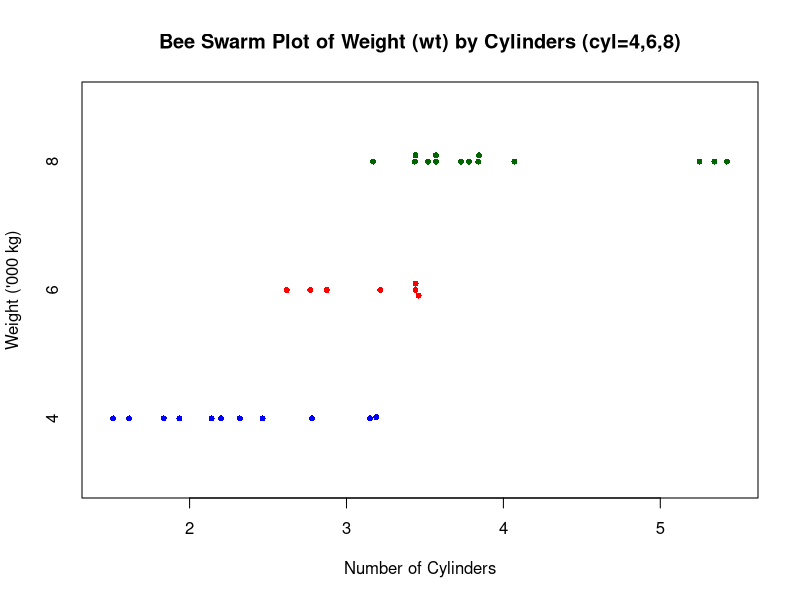
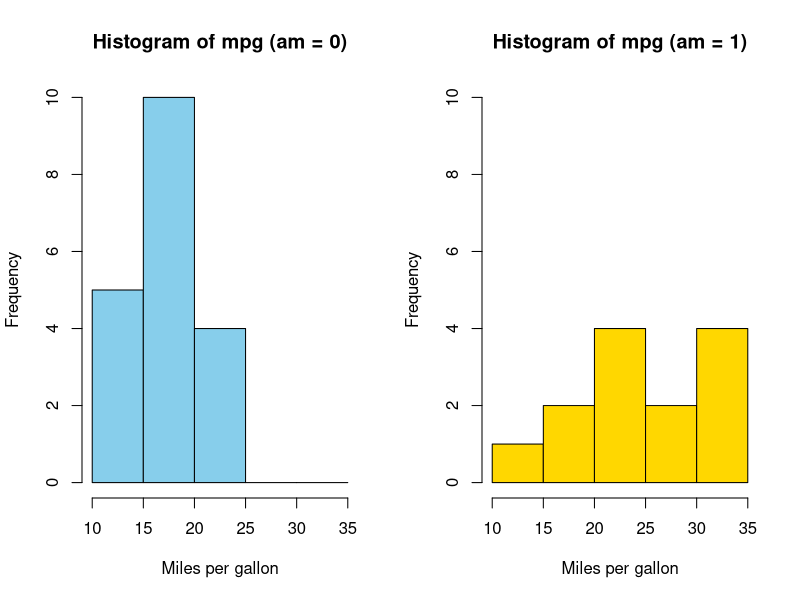
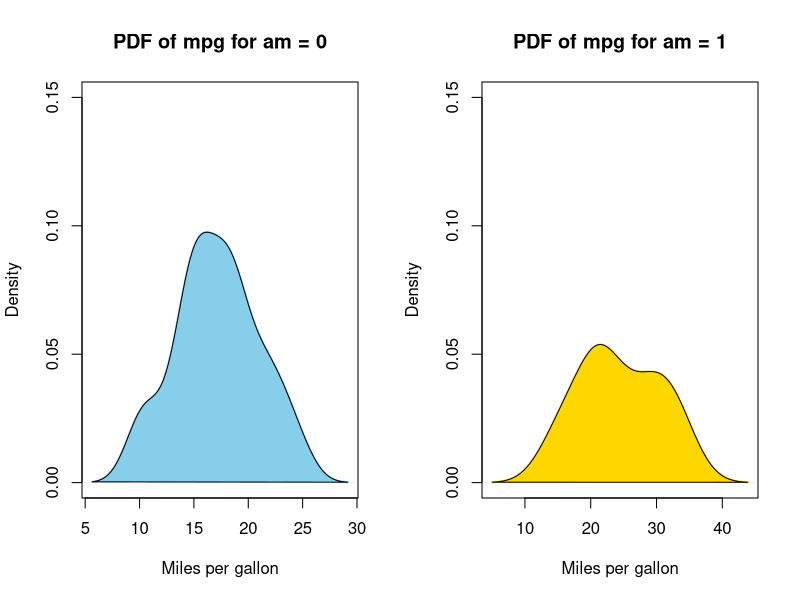
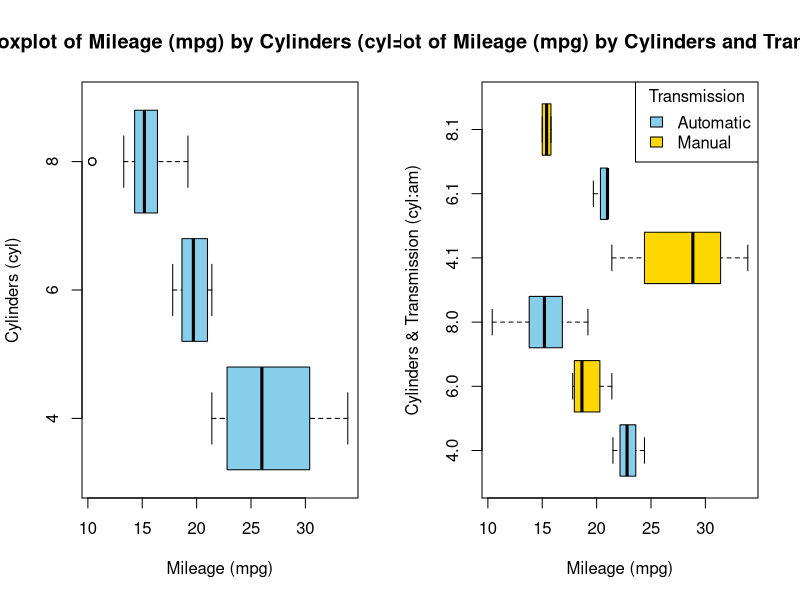
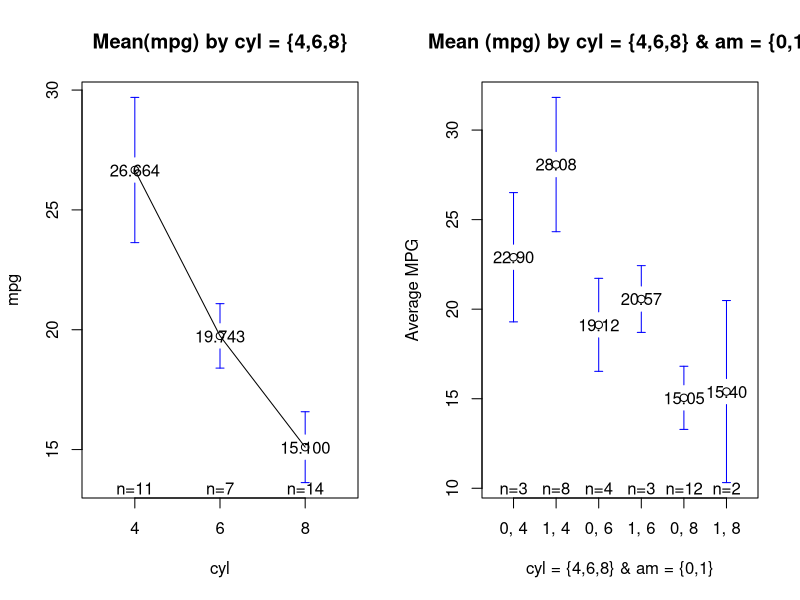
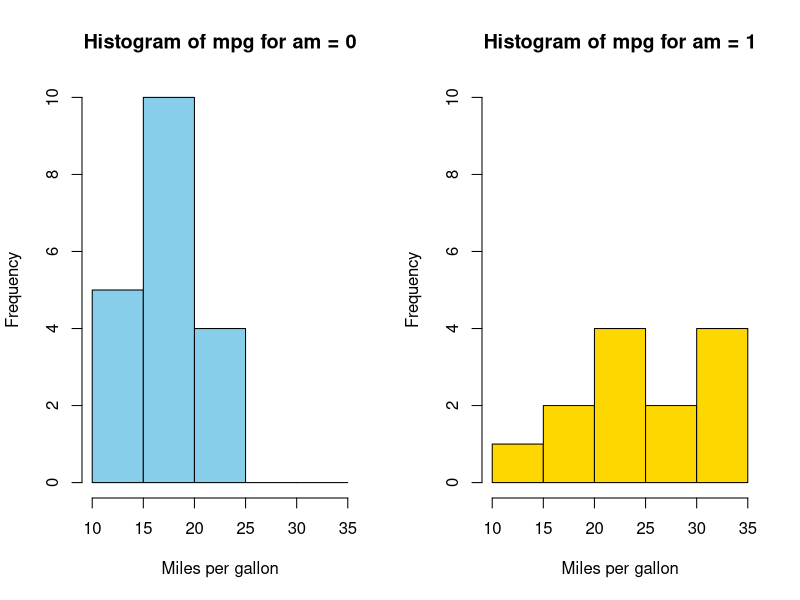
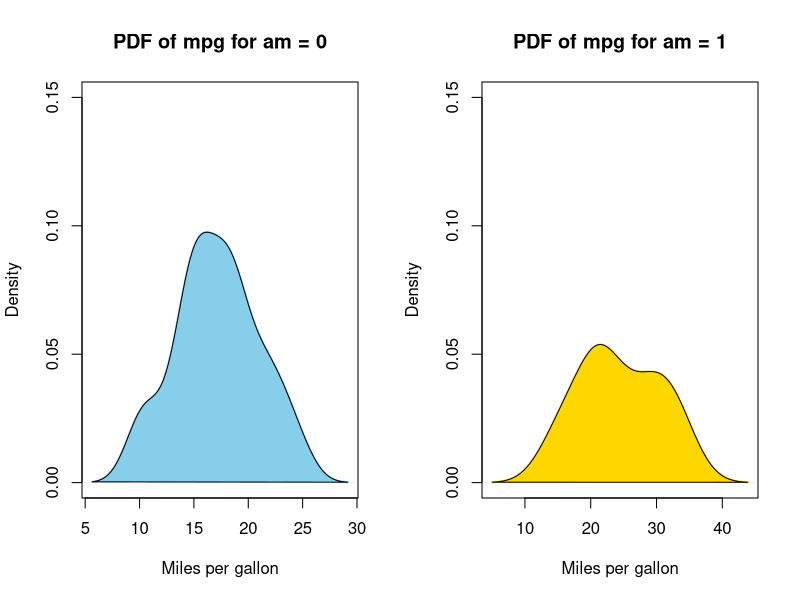
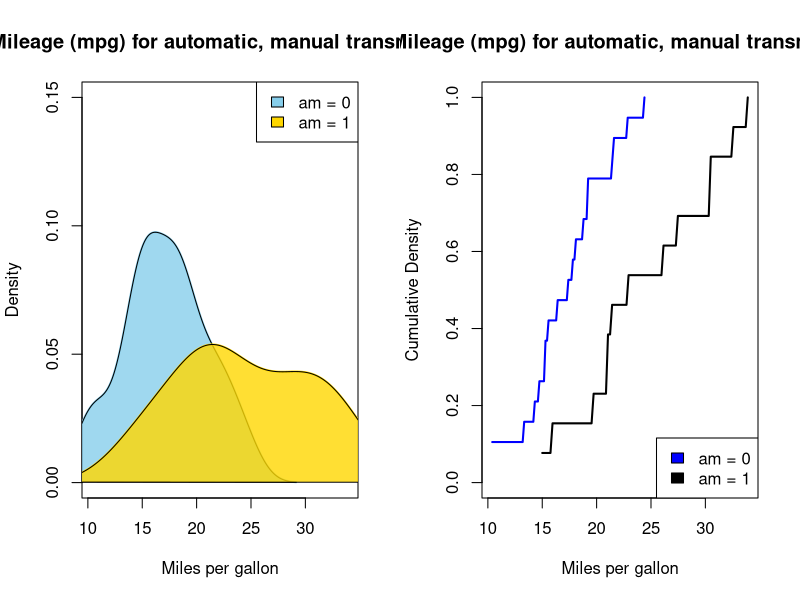

These charts were generated, in order, by the following R code:
## ---- chunk 1
# Load the required libraries, suppressing annoying startup messages
library(dplyr, quietly = TRUE, warn.conflicts = FALSE)
library(tibble, quietly = TRUE, warn.conflicts = FALSE)
library(knitr) # For formatting tables

# Read the mtcars dataset into a tibble called tb
data(mtcars)
tb <- as_tibble(mtcars)

# Convert relevant columns into factor variables
tb$cyl <- as.factor(tb$cyl) # cyl = {4,6,8}, number of cylinders
tb$am <- as.factor(tb$am) # am = {0,1}, 0:automatic, 1: manual transmission
tb$vs <- as.factor(tb$vs) # vs = {0,1}, v-shaped engine, 0:no, 1:yes
tb$gear <- as.factor(tb$gear) # gear = {3,4,5}, number of gears

# Directly access the data columns of tb, without tb$mpg
attach(tb)
## ---- chunk 2
# Aggregating 'mpg' column by the 'cyl' column.
# The aggregation function used is 'mean' to calculate the average.
A0 <- aggregate(tb$mpg, 
                by = list(tb$cyl), 
                FUN = mean)

# Renaming the column names of the aggregated data frame 'A0'.
# 'Cylinders' for the first column and 'Mean_mpg' for the second.
names(A0) <- c("Cylinders", "Mean_mpg")

# Displaying the aggregated data using 'kable' from the knitr package.
# Setting the number of digits to 2 for formatting and adding a caption.
kable(A0, digits=2, caption = "Mean of Mileage (mpg) by Cylinder (cyl=4,6,8)") 

## ---- chunk 3
# Applying the 'mean' function to the 'mpg' column,
# grouping the data by the 'cyl' column
# The 'tapply' function applies a function to each cell.
A1 <- tapply(tb$mpg, 
             tb$cyl, 
             mean)

# Displaying the result stored in A1.
print(A1)
## ---- chunk 4
# Loading the 'psych' package
library(psych)

# Using the 'describeBy' function from the 'psych' package to provide descriptive
# statistics of 'mpg' grouped by 'cyl'. This function gives a detailed summary
# for each group including mean, standard deviation, range, etc.
A2 <- describeBy(mpg, cyl)

print(A2)
## ---- chunk 5
# Aggregating 'mpg' column by both 'cyl' and 'am' columns.
# The aggregation function used is 'mean'.
B0 <- aggregate(tb$mpg, 
                by = list(tb$cyl, tb$am),
                FUN = mean)

# Renaming the column names of the aggregated data frame 'B0'.
# 'Cylinders' 'Transmission'  'Mean_mpg' .
names(B0) <- c("Cylinders", "Transmission", "Mean_mpg")

# Displaying the aggregated data using 'kable' from the knitr package.
# Setting the number of digits to 2 for formatting and adding a caption.
kable(B0, 
      digits=2, 
      caption = "Mean of Mileage (mpg) by Cylinders and Transmission") 

## ---- chunk 6
# Aggregating columns (mpg, wt, hp) of a dataframe by 'am' and 'cyl' columns.
# The 'mean' function is used to calculate the average for each 'am' and 'cyl'.
B1 <- aggregate(list(mpg, wt, hp), 
                by = list(am, cyl),
                FUN = mean)

# Renaming the column names of the aggregated data frame
# Including 'Transmission', 'Cylinders', and mean values for 'mpg', 'wt', 'hp'.
names(B1) <- c("Transmission", "Cylinders", "Mean_mpg", "Mean_wt", "Mean_hp")

# Displaying the aggregated data using 'kable' from the knitr package.
# Formatting numbers to two decimal places and adding a descriptive caption.
kable(B1, 
      digits=2, 
      caption = "Mean of Mileage (mpg), Weight (wt), Horsepower (hp) by Transmission and Cylinders")

## ---- chunk 7
# Calculating the mean of 'mpg' grouped by 'cyl' and 'am'.
agg_mean <- aggregate(tb$mpg, 
                      by = list(tb$cyl, tb$am), 
                      FUN = mean)

# Calculating the standard deviation (sd) of 'mpg' grouped by 'cyl' and 'am'.
agg_sd <- aggregate(tb$mpg, 
                    by = list(tb$cyl, tb$am), 
                    FUN = sd)

# Calculating the median of 'mpg' for each group of 'cyl' and 'am'.
agg_median <- aggregate(tb$mpg, 
                        by = list(tb$cyl, tb$am), 
                        FUN = median)

# Merging the mean and sd data frames based on 'cyl' and 'am'.
B2 <- merge(agg_mean, agg_sd, 
            by = c("Group.1", "Group.2"))

# Merging the above result 
B2 <- merge(B2, agg_median, 
            by = c("Group.1", "Group.2"))

# Renaming the columns of the merged data
names(B2) <- c("Cylinders", "Transmission", "Mean_mpg", "SD_mpg", "Median_mpg")

# Displaying the merged data using 'kable' from the knitr package, setting digits to 2,
# and adding a descriptive caption.
kable(B2, 
      digits=2, caption = "Mean, SD, Median of Mileage (mpg) by Cylinders (cyl=4,6,8) and Transmission (am=0,1)") 

## ---- chunk 8
# Selecting specific columns ('mpg', 'wt', 'hp') 
tb_columns <- tb[c("mpg", "wt", "hp")]

# Creating a list of factors ('am' and 'cyl') for grouping in describeBy.
tb_factors <- list(tb$am, tb$cyl)

# Using the 'describeBy' function to provide detailed descriptive statistics 
# grouped by 'am' and 'cyl'.
B3 <- describeBy(tb_columns, 
                 tb_factors)

print(B3)
## ---- chunk 9
# Loading the 'beeswarm' package
library(beeswarm)

# Creating a bee swarm plot of the 'wt' (weight) column, 
# grouped by the 'cyl' (cylinders) column. 
beeswarm(tb$wt ~ tb$cyl, 
         main="Bee Swarm Plot of Weight (wt) by Cylinders (cyl=4,6,8)", 
         xlab="Number of Cylinders",  # Label for the x-axis
         ylab="Weight ('000 kg)",     # Label for the y-axis
         pch=16,  # Type of points used in the plot (solid circle)
         cex=0.8, # Size of the points
         col=c("blue","red","darkgreen"),  # Colors for different groups
         horizontal = TRUE) # Orientation of the plot (horizontal)

## ---- chunk 10
# Selecting 'wt' and 'am' columns from the 'tb' dataframe and assigning it to 'tb3'.
tb3 <- tb[, c("wt", "am")]

# Splitting the 'tb3' dataframe into subsets based on the 'am' column.
tb_split <- split(tb3, tb3$am)

# Applying a function to each subset in 'tb_split' using 'lapply'.
# The function creates a stem-and-leaf plot for the 'wt' column in each subset.
lapply(tb_split, 
       function(x) stem(x$wt))
## ---- chunk 11
split_data <- split(tb$mpg, tb$am) # Split the data by 'am' variable
# Splitting the 'mpg' data from the 'tb' dataframe by the 'am' variable.
split_data <- split(tb$mpg, tb$am)

# Setting up the graphics layout for two plots side by side (1 row, 2 columns).
par(mfrow = c(1, 2))

# Defining a color vector for use in the histograms.
color_vector <- c("skyblue", "gold")

# Creating a histogram for the subset with 'am' equals 0.
hist(split_data[[1]], 
     main = "Histogram of mpg (am = 0)", 
     breaks = seq(10, 35, by = 5), #  bin ranges (10-15, 15-20, etc.)
     xlab = "Miles per gallon", 
     col = color_vector[1], # Applying the first color
     border = "black", # Setting the border color of the bins.
     ylim = c(0, 10)) # Setting y-axis limits.

# Creating a histogram for the subset with 'am' equals 1.
hist(split_data[[2]], 
     main = "Histogram of mpg (am = 1)", 
     breaks = seq(10, 35, by = 5), #  bin ranges (10-15, 15-20, etc.)
     xlab = "Miles per gallon", 
     col = color_vector[2], # Applying the second color 
     border = "black", # Setting the border color of the bins.
     ylim = c(0, 10)) # Setting y-axis limits.

## ---- chunk 12
# Splitting 'mpg' data from the 'tb' dataframe by 'am' values.
split_data <- split(tb$mpg, tb$am)

# Setting up the graphical layout for two plots side by side.
par(mfrow = c(1, 2))

# Defining color scheme for the plots.
color_vector <- c("skyblue", "gold")

# Calculating the density for the subset with 'am' equals 0 and plotting it.
dens_0 <- density(split_data[[1]])
plot(dens_0, 
     main = "PDF of mpg for am = 0",  # Title for the first plot.
     xlab = "Miles per gallon",  # X-axis label.
     col = color_vector[1],  # Applying the first color.
     border = "black",
     ylim = c(0, 0.15),  # Setting y-axis limits.
     lwd = 2)  # Line width for the density plot.
polygon(dens_0, col = color_vector[1], border = "black")  
# Filling under the density curve.

# Calculating the density for the subset with 'am' equals 1 and plotting it.
dens_1 <- density(split_data[[2]])
plot(dens_1, 
     main = "PDF of mpg for am = 1",  # Title for the second plot.
     xlab = "Miles per gallon",  # X-axis label.
     col = color_vector[2],  # Applying the second color.
     border = "black",
     ylim = c(0, 0.15),  # Setting y-axis limits.
     lwd = 2)  # Line width for the density plot.
polygon(dens_1, col = color_vector[2], border = "black")  
# Filling under the density curve.

## ---- chunk 13
# Creating a boxplot for 'mpg' values grouped by 'cyl'.
boxplot(mpg ~ cyl,
        main = "Boxplot of Mileage (mpg) by Cylinders (cyl=4,6,8)",  # Title 
        xlab = "Mileage (mpg)",  # Label for the x-axis.
        ylab = "Cylinders (cyl)",  # Label for the y-axis.
        col = c("skyblue"),  # Color of the boxplots.
        horizontal = TRUE  # Setting the boxplot to be horizontal.
        )
## ---- chunk 14
# Creating a boxplot for 'mpg' values grouped by both 'cyl' and 'am'.
boxplot(mpg ~ cyl * am,
        main = "Boxplot of Mileage (mpg) by Cylinders and Transmission",  
        xlab = "Mileage (mpg)",  # Label for the x-axis.
        ylab = "Cylinders & Transmission (cyl:am)",  # Label for the y-axis.
        col = c("skyblue", "gold"), # Colors of the boxplots
        horizontal = TRUE  # Setting the boxplot to be horizontal.
        )

# Adding a legend to the plot.
legend("topright",  # Position of the legend in the plot.
       legend = c("Automatic", "Manual"),  # Text for the legend.
       fill = c("skyblue", "gold"),  # Color filling 
       title = "Transmission"  # Title of the legend.
)
## ---- chunk 15
# Loading the 'gplots' package
library(gplots)

# Creating a plot of mean 'mpg' values for each 'cyl' category 
plotmeans(data = tb,
          mpg ~ cyl,  # Formula indicating 'mpg' plotted against 'cyl'.
          mean.labels = TRUE,  # Option to display the mean value labels.
          digits = 3,  # Number of digits for the mean value labels.
          main = "Mean(mpg) by cyl = {4,6,8}"  # Main title of the plot.
          )
## ---- chunk 16
# Loading the 'gplots' package for plotting data.
library(gplots)

# The plot will show mean 'mpg' values 
# for each combination of 'am' and 'cyl' categories
plotmeans(mpg ~ interaction(am, cyl, sep = ", "),
          data = tb,  # Specifying the dataframe.
          mean.labels = TRUE,  # display  mean value labels on the plot.
          digits = 2,  # Setting the number of digits to 2.
          connect = FALSE,  # Disabling the connection lines between means.
          main = "Mean (mpg) by cyl = {4,6,8} & am = {0,1}",  
          xlab = "cyl = {4,6,8} & am = {0,1}",  # Label for the x-axis.
          ylab = "Average MPG"  # Label for the y-axis.
          )
## ---- chunk 17
# Split the data by 'am' variable
split_data <- split(tb$mpg, tb$am)

# Create a 1-row 2-column layout
par(mfrow = c(1, 2))

# Define the color vector
color_vector <- c("skyblue", "gold")

# Create a histogram for each subset
for (i in 1:length(split_data)) {
  hist(split_data[[i]], 
       main = paste("Histogram of mpg for am =", i - 1), 
       breaks = seq(10, 35, by = 5), # This creates bins with ranges 10-15, 15-20, etc.
       xlab = "Miles per gallon", 
       col = color_vector[i], # Use the color vector, 
       border = "black",
       ylim = c(0, 10))
}
## ---- chunk 18
# Split the data by 'am' variable
split_data <- split(tb$mpg, tb$am)

# Create a 1-row 2-column layout
par(mfrow = c(1, 2))

# Define the color vector
color_vector <- c("skyblue", "gold")

# Create a density plot for each subset
for (i in 1:length(split_data)) {
  # Calculate density
  dens <- density(split_data[[i]])

  # Plot density
  plot(dens, 
       main = paste("PDF of mpg for am =", i - 1), 
       xlab = "Miles per gallon", 
       col = color_vector[i], 
       border = "black",
       ylim = c(0, 0.15), # Adjust this value if necessary
       lwd = 2) # line width

  # Add a polygon to fill under the density curve
  polygon(dens, col = color_vector[i], border = "black")
}
## ---- chunk 19
# Split the data by 'am' variable
split_data <- split(tb$mpg, tb$am)

# Define the color vector
color_vector <- c("skyblue", "gold")

# Define the legend labels
legend_labels <- c("am = 0", "am = 1")

# Create a density plot for each subset
# Start with an empty plot with ranges accommodating both data sets
plot(0, 0, xlim = range(tb$mpg), ylim = c(0, 0.15), type = "n", 
     xlab = "Miles per gallon", ylab = "Density", 
     main = "PDFs of Mileage (mpg) for automatic, manual transmissions (am)")

for (i in 1:length(split_data)) {
  # Calculate density
  dens <- density(split_data[[i]])
  
  # Add density plot
  lines(dens, 
        col = color_vector[i], 
        lwd = 2) # line width

  # Add a polygon to fill under the density curve
  polygon(dens, col = adjustcolor(color_vector[i], alpha.f = 0.8), border = "black")
}

# Add legend to the plot
legend("topright", legend = legend_labels, fill = color_vector, border = "black")
## ---- chunk 20
# Split the data by 'am' variable
split_data <- split(tb$mpg, tb$am)

# Define the color vector
color_vector <- c("blue", "black")

# Define the legend labels
legend_labels <- c("am = 0", "am = 1")

# Create a cumulative density plot for each subset
# Start with an empty plot with ranges accommodating both data sets
plot(0, 0, xlim = range(mtcars$mpg), ylim = c(0, 1), type = "n", 
     xlab = "Miles per gallon", ylab = "Cumulative Density", 
     main = "CDFs of Mileage (mpg) for automatic, manual transmissions (am)")

for (i in 1:length(split_data)) {
  # Calculate empirical cumulative density function
  ecdf_func <- ecdf(split_data[[i]])
  
  # Add CDF plot using curve function
  curve(ecdf_func(x), 
        from = min(split_data[[i]]), to = max(split_data[[i]]), 
        col = color_vector[i], 
        add = TRUE, 
        lwd = 2) # line width
}
# Add legend to the plot
legend("bottomright", legend = legend_labels, fill = color_vector, border = "black")
